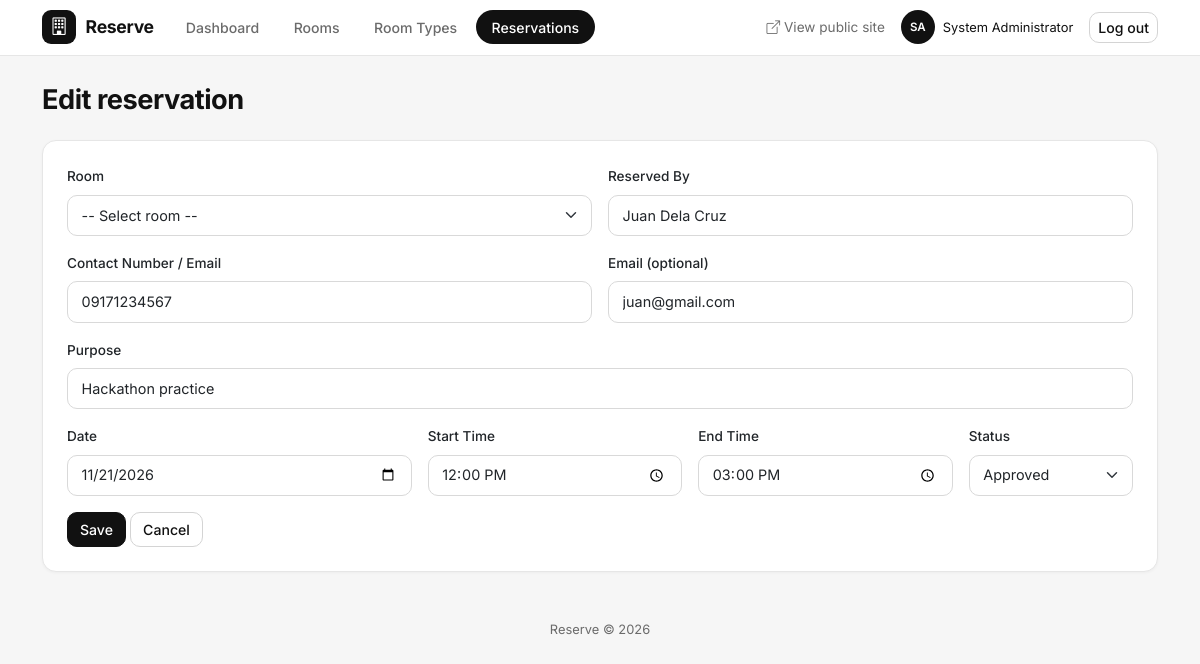
/admin/reservation_form.php?id=8 (signed in), run on the app's committed database.
### tables this page shows
CREATE TABLE `reservations` (
  `id` int(11) NOT NULL,
  `reference_code` varchar(12) DEFAULT NULL,
  `room_id` int(11) NOT NULL,
  `guest_name` varchar(100) NOT NULL,
  `contact` varchar(50) NOT NULL,
  `email` varchar(100) DEFAULT NULL,
  `purpose` varchar(255) NOT NULL,
  `reservation_date` date NOT NULL,
  `start_time` time NOT NULL,
  `end_time` time NOT NULL,
  `status` enum('Pending','Approved','Cancelled') NOT NULL DEFAULT 'Pending',
  `created_at` timestamp NOT NULL DEFAULT current_timestamp()
);

### includes/functions.php (called while the page is built, shortened)
<?php
function e($s) { return htmlspecialchars((string)$s, ENT_QUOTES, 'UTF-8'); }

### admin/reservation_form.php (the view, shortened to what this page needs)
<?php
require_once __DIR__ . '/../includes/auth.php';
$id = (int)($_GET['id'] ?? 0);
$res = ['room_id'=>'','guest_name'=>'','contact'=>'','email'=>'','purpose'=>'','reservation_date'=>'',
        'start_time'=>'','end_time'=>'','status'=>'Pending'];
if ($id) {
    $s = $conn->prepare("SELECT * FROM reservations WHERE id = ?");
    $s->bind_param("i", $id); $s->execute();
    $found = $s->get_result()->fetch_assoc();
    $res = $found;
}
require_once __DIR__ . '/../includes/header.php';
?>
<div class="page-head"><h1 class="page-title"><?= $id ? 'Edit reservation' : 'New reservation' ?></h1></div>
<div class="card"><div class="card-body p-4">
<form method="post" class="row g-3">
  <div class="col-md-6"><label class="form-label">Room</label>
    <select name="room_id" class="form-select" required>
      <option value="">-- Select room --</option>
    </select></div>
  <div class="col-md-6"><label class="form-label">Reserved By</label>
    <input type="text" name="guest_name" class="form-control" value="<?= e($res['guest_name']) ?>" required></div>
  <div class="col-md-6"><label class="form-label">Contact Number / Email</label>
    <input type="text" name="contact" class="form-control" value="<?= e($res['contact']) ?>" required></div>
  <div class="col-md-6"><label class="form-label">Email (optional)</label>
    <input type="email" name="email" maxlength="100" class="form-control" value="<?= e($res['email']) ?>"></div>
  <div class="col-12"><label class="form-label">Purpose</label>
    <input type="text" name="purpose" class="form-control" value="<?= e($res['purpose']) ?>" required></div>
  <div class="col-md-4"><label class="form-label">Date</label>
    <input type="date" name="reservation_date" class="form-control" value="<?= e($res['reservation_date']) ?>" required></div>
  <div class="col-6 col-md-3"><label class="form-label">Start Time</label>
    <input type="time" min="<?= OPEN_TIME ?>" max="<?= CLOSE_TIME ?>" name="start_time" class="form-control" value="<?= e(substr($res['start_time'],0,5)) ?>" required></div>
  <div class="col-6 col-md-3"><label class="form-label">End Time</label>
    <input type="time" min="<?= OPEN_TIME ?>" max="<?= CLOSE_TIME ?>" name="end_time" class="form-control" value="<?= e(substr($res['end_time'],0,5)) ?>" required></div>
  <div class="col-md-2"><label class="form-label">Status</label>
    <select name="status" class="form-select">
      <?php foreach (['Pending','Approved','Cancelled'] as $st): ?><option <?= $res['status']===$st?'selected':'' ?>><?= $st ?></option><?php endforeach; ?>
    </select></div>
  <div class="col-12">
    <button class="btn btn-primary">Save</button>
    <a href="reservations.php" class="btn btn-outline-secondary">Cancel</a>
  </div>
</form>
</div></div>
<?php require_once __DIR__ . '/../includes/footer.php'; ?>

### assets/style.css (style rules this page uses)
:root { --primary: #111111; --primary-dark: #000000; --primary-soft: #f1f1f1; --hero: #111111; --bg: #f6f6f6; --text: #111111; --muted: #6b6b6b; --border: #e6e6e6; --green: #166534; --green-soft: #dcfce7; --amber: #b45309; --amber-soft: #fef3c7; --red: #b91c1c; --red-soft: #fee2e2; }
body { font-family: 'Inter', system-ui, sans-serif; font-size: .92rem; background: var(--bg); color: var(--text); -webkit-font-smoothing: antialiased; }
a { color: var(--text); }
.page-head { display: flex; flex-wrap: wrap; justify-content: space-between; align-items: flex-end; gap: .75rem; margin-bottom: 1.5rem; }
.page-title { font-size: 1.7rem; font-weight: 700; letter-spacing: -.5px; margin: 0; }
.card { border: 1px solid var(--border); border-radius: 14px; box-shadow: 0 1px 3px rgba(0, 0, 0, .04); background: #fff; }
.btn { border-radius: 10px; font-weight: 500; font-size: .88rem; }
.btn-primary { --bs-btn-bg: var(--primary); --bs-btn-border-color: var(--primary); --bs-btn-color: #fff; --bs-btn-hover-bg: #333; --bs-btn-hover-border-color: #333; --bs-btn-hover-color: #fff; --bs-btn-active-bg: #000; --bs-btn-active-border-color: #000; }
.btn-outline-primary, .btn-outline-secondary { --bs-btn-color: var(--text); --bs-btn-border-color: #d4d4d4; --bs-btn-hover-bg: var(--primary); --bs-btn-hover-border-color: var(--primary); --bs-btn-hover-color: #fff; --bs-btn-active-bg: #000; --bs-btn-active-border-color: #000; --bs-btn-active-color: #fff; }
.form-label { font-weight: 500; font-size: .85rem; }
.form-control, .form-select { border-radius: 10px; border-color: #d9d9d9; padding: .55rem .85rem; font-size: .9rem; }

### data on the page
reservations: guest_name "Juan Dela Cruz", contact "09171234567", email "juan@gmail.com", purpose "Hackathon practice", reservation_date "11/21/2026", start_time "12:00", end_time "15:00", status "Approved"

### other printed values
initials($_SESSION['full_name']) "SA"
$_SESSION['full_name'] "System Administrator"
